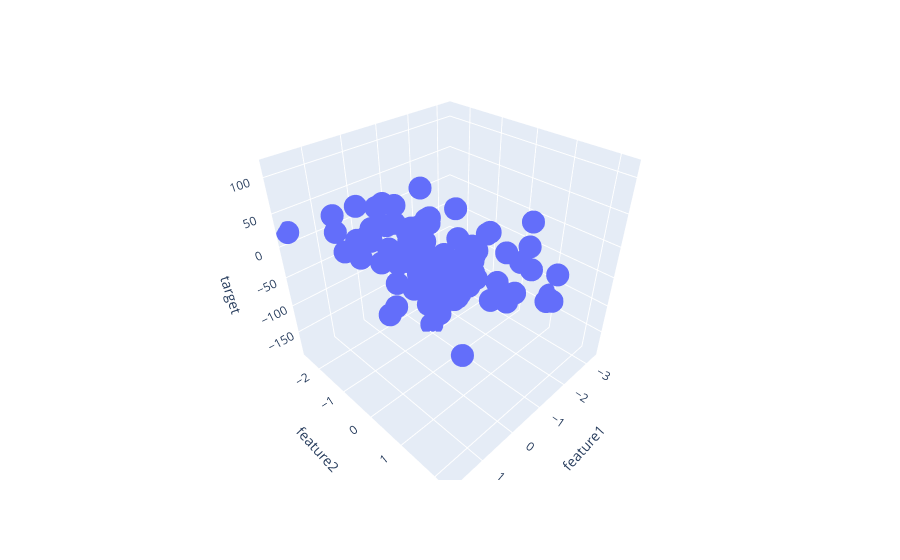

Notebook source saved alongside this figure:
### Code cell
fig = px.scatter_3d(df, x='feature1', y='feature2', z='target')
fig.show()
# when we train the model it'll draw a plain passing most of the points
